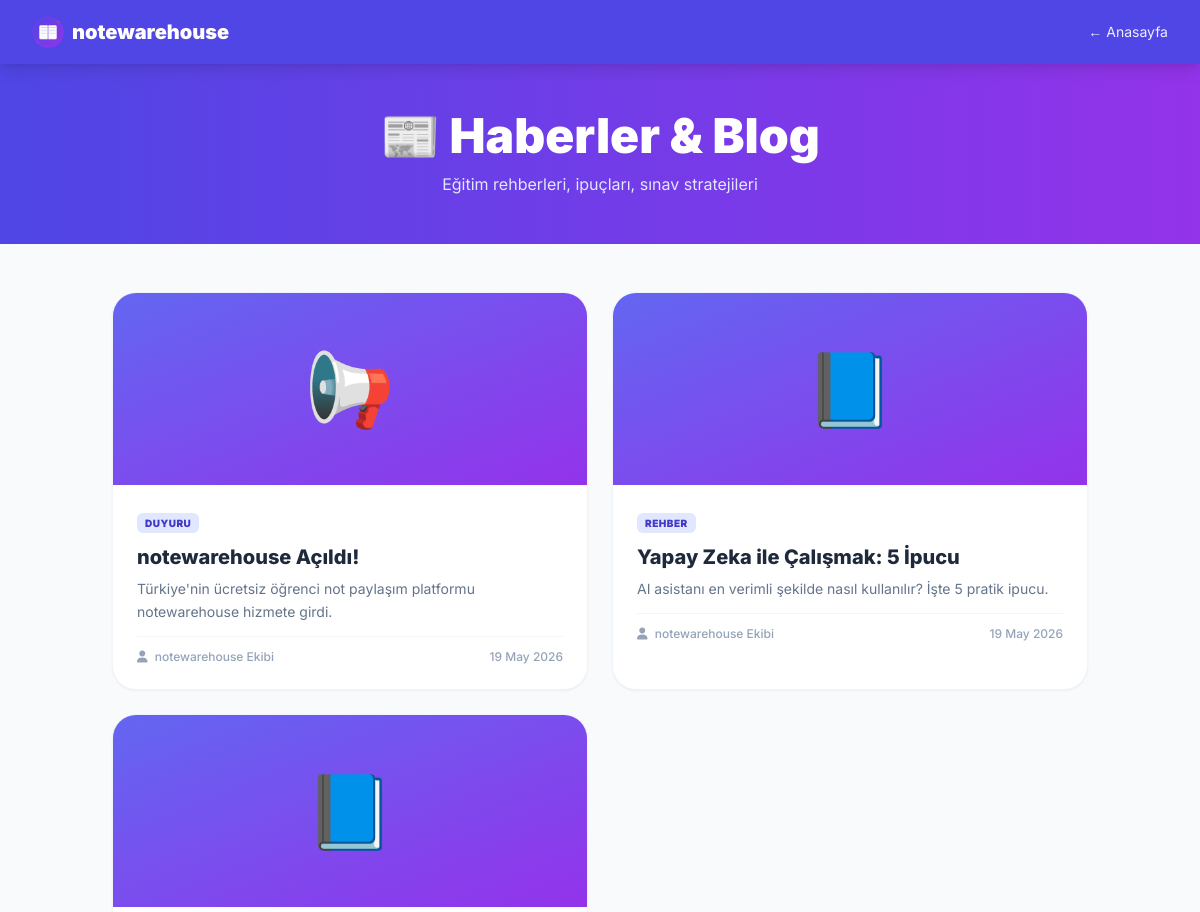
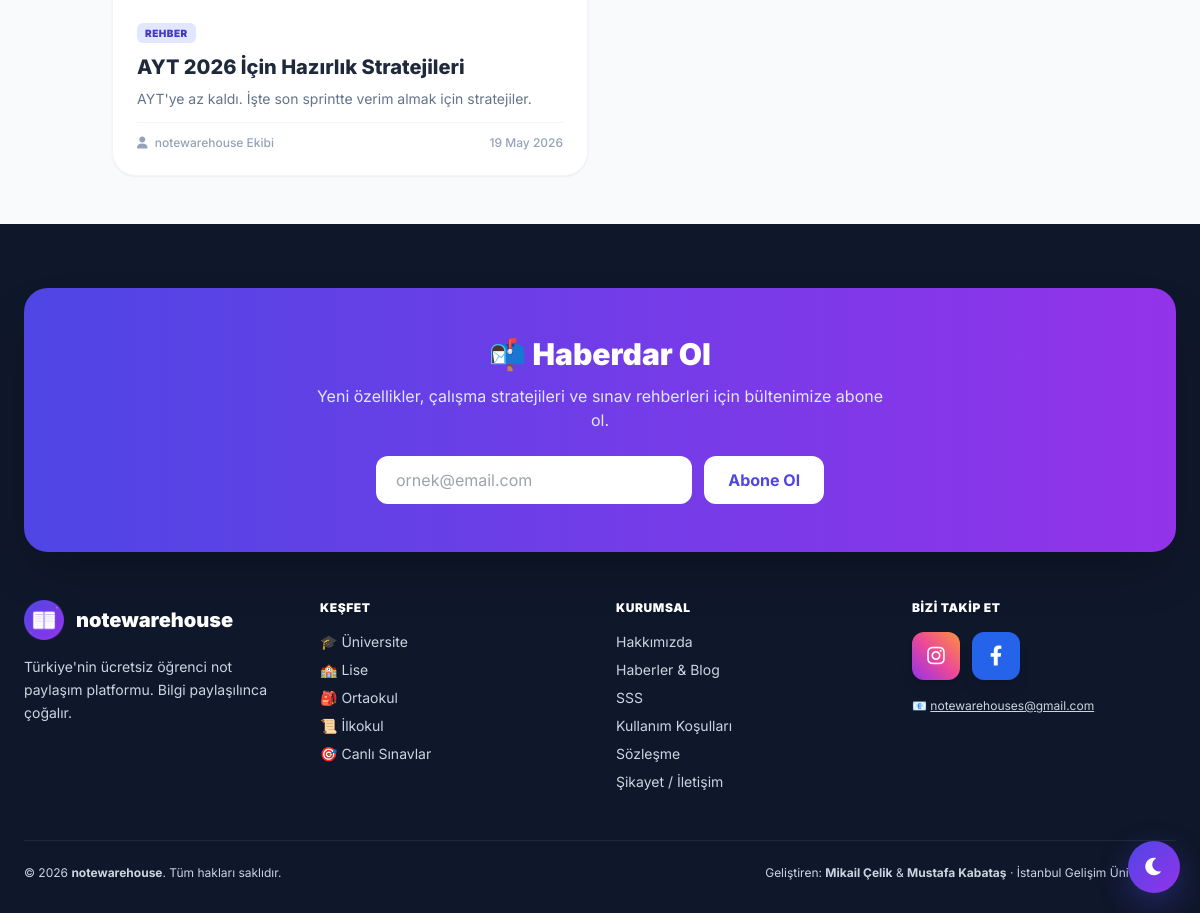
The app's page /haberler.php with its own data (2 pictures, top to bottom).
### tables this page shows
CREATE TABLE `haberler` (
  `id`           INT(11)      NOT NULL AUTO_INCREMENT,
  `baslik`       VARCHAR(255) NOT NULL,
  `slug`         VARCHAR(255) NOT NULL,
  `ozet`         TEXT         DEFAULT NULL,
  `icerik`       LONGTEXT     DEFAULT NULL,
  `kapak_resim`  VARCHAR(500) DEFAULT NULL,
  `yazar`        VARCHAR(255) DEFAULT 'notewarehouse',
  `kategori`     VARCHAR(100) DEFAULT 'genel',
  `goruntulenme` INT(11)      DEFAULT 0,
  `yayinda`      TINYINT(1)   DEFAULT 1,
  `tarih`        TIMESTAMP    NOT NULL DEFAULT current_timestamp(),
  PRIMARY KEY (`id`),
  UNIQUE KEY `slug` (`slug`),
  KEY `yayinda` (`yayinda`)
);

### haberler.php (the view, shortened to what this page needs)
<?php
require_once __DIR__ . '/baglan.php';
$haberler = $db->query("SELECT * FROM haberler WHERE yayinda=1 ORDER BY tarih DESC")->fetchAll(PDO::FETCH_ASSOC);
$katIkon = [
    'duyuru'=>'📢', 'rehber'=>'📘', 'haber'=>'📰', 'genel'=>'📝', 'guncelleme'=>'🚀'
];
?>
<!DOCTYPE html>
<html lang="tr">
<head>
    <script src="https://cdn.tailwindcss.com"></script>
    <link rel="stylesheet" href="https://cdnjs.cloudflare.com/ajax/libs/font-awesome/6.0.0/css/all.min.css">
</head>
<body class="bg-slate-50">
<nav class="bg-indigo-600 px-8 py-4 shadow-lg flex justify-between items-center sticky top-0 z-50">
    <a href="index.php" class="flex items-center text-white font-black text-xl">
        <img src="/favicon-180.png" class="w-8 h-8 rounded-lg mr-2"> notewarehouse
    </a>
    <a href="index.php" class="text-white/90 hover:text-white text-sm">← Anasayfa</a>
</nav>
<header class="bg-gradient-to-r from-indigo-600 to-purple-600 text-white py-12 px-6 text-center">
    <h1 class="text-5xl font-black mb-3">📰 Haberler & Blog</h1>
    <p class="text-indigo-100">Eğitim rehberleri, ipuçları, sınav stratejileri</p>
</header>
<main class="container mx-auto px-6 py-12 max-w-5xl">
    <?php if (empty($haberler)): ?>
        <p class="text-center text-slate-400 py-16">Henüz yayınlanmış haber yok.</p>
    <?php else: ?>
        <div class="grid grid-cols-1 md:grid-cols-2 gap-6">
            <?php foreach ($haberler as $h):
                $ikon = $katIkon[$h['kategori']] ?? '📝';
            ?>
                <a href="haber.php?slug=<?= urlencode($h['slug']) ?>"
                   class="bg-white rounded-3xl shadow-sm border border-slate-100 hover:shadow-xl hover:-translate-y-1 transition overflow-hidden group block">
                    <div class="h-48 bg-gradient-to-br from-indigo-500 to-purple-600 flex items-center justify-center text-7xl">
                        <?= $ikon ?>
                    </div>
                    <div class="p-6">
                        <span class="text-[10px] bg-indigo-100 text-indigo-700 font-black px-2 py-1 rounded-md uppercase tracking-wider"><?= htmlspecialchars($h['kategori']) ?></span>
                        <h3 class="font-extrabold text-xl text-slate-800 mt-3 mb-2 group-hover:text-indigo-600 transition leading-tight">
                            <?= htmlspecialchars($h['baslik']) ?>
                        </h3>
                        <p class="text-sm text-slate-500 leading-relaxed line-clamp-3 mb-3"><?= htmlspecialchars($h['ozet']) ?></p>
                        <div class="flex items-center justify-between text-xs text-slate-400 font-medium border-t border-slate-100 pt-3">
                            <span><i class="fas fa-user mr-1"></i> <?= htmlspecialchars($h['yazar']) ?></span>
                            <span><?= date('d M Y', strtotime($h['tarih'])) ?></span>
                        </div>
                    </div>
                </a>
            <?php endforeach; ?>
        </div>
    <?php endif; ?>
</main>
<?php include __DIR__ . '/footer_partial.php'; ?>
</body>
</html>

### haberler.php (style rules this page uses)
body { font-family:'Inter',sans-serif }

### records on screen
haberler: kategori "📢", kategori "DUYURU", baslik "notewarehouse Açıldı!", ozet "Türkiye'nin ücretsiz öğrenci not paylaşım platformu notewarehouse hizmete girdi.", yazar "notewarehouse Ekibi", tarih "19 May 2026"
haberler: kategori "📘", kategori "REHBER", baslik "Yapay Zeka ile Çalışmak: 5 İpucu", ozet "AI asistanı en verimli şekilde nasıl kullanılır? İşte 5 pratik ipucu.", yazar "notewarehouse Ekibi", tarih "19 May 2026"
haberler: kategori "📘", kategori "REHBER", baslik "AYT 2026 İçin Hazırlık Stratejileri", ozet "AYT'ye az kaldı. İşte son sprintte verim almak için stratejiler.", yazar "notewarehouse Ekibi", tarih "19 May 2026"
